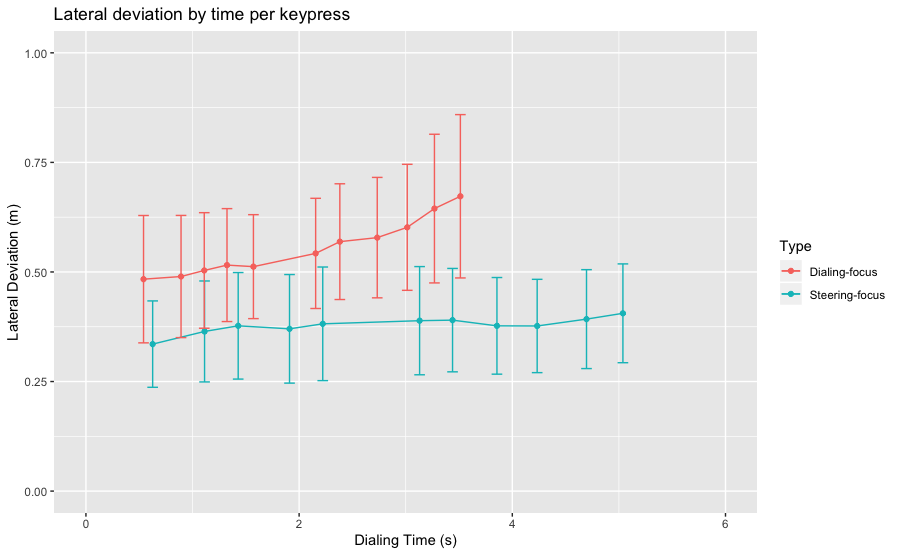

Generate this figure with R:
library(tidyverse)

# A
totalDialingTime <- function() {
  frame <- read.csv('keyPressDataWithLaneDeviation.csv', header = TRUE)
  pp <- length(unique(frame$pp))

  frame <- frame %>% 
    filter(phoneNrLengthAfterKeyPress == 12, 
           typingErrorMadeOnTrial == 0, 
           partOfExperiment == "dualSteerFocus" | partOfExperiment == "dualDialFocus") %>% 
    group_by(partOfExperiment) %>% 
    summarise(mean = round(mean(timeRelativeToTrialStart) / 1000, digits = 1),
              sd = round(sd(timeRelativeToTrialStart) / 1000, digits = 1)) %>% 
    mutate(se = round(sd / sqrt(pp), digits = 1))
  
  View(frame)
}

# B
absoluteLaneDeviationByEachKeypress <- function() {
  frame <- read.csv('keyPressDataWithLaneDeviation.csv', header = TRUE)
  pp <- length(unique(frame$pp))
  
  frame <- frame %>% 
    filter(typingErrorMadeOnTrial == 0, 
           partOfExperiment == "dualSteerFocus" | partOfExperiment == "dualDialFocus") %>% 
    select(partOfExperiment, pp, trial, phoneNrLengthAfterKeyPress, lanePosition) %>% 
    mutate(diff = 0)
    
  matrixFrame <- as.matrix(sapply(frame, as.numeric))
  batch <- nrow(frame) / 13
  for(i in 1:batch) {
    for(j in 1:13) {
      rowNo <- (i-1)*13 + j
      if(j == 1){
        matrixFrame[rowNo, 6] = 0
      } else {
        matrixFrame[rowNo, 6] = abs(matrixFrame[rowNo, 5] - matrixFrame[rowNo-1, 5])
      }
    }
  }
  
  dataFrame <- as_tibble(matrixFrame) %>% 
    mutate(partOfExperiment = ifelse(partOfExperiment == 1, "dualDialFocus", "dualSteerFocus")) %>% 
    filter(phoneNrLengthAfterKeyPress >= 1)
  
  View(dataFrame)
  
  resultFrame <- dataFrame %>% 
    group_by(partOfExperiment) %>% 
    summarise(mean = mean(diff),
              sd = sd(diff)) %>% 
    mutate(se = sd / sqrt(pp))
  
  View(resultFrame)
}

# B
absoluteLaneDeviationByAllKeypresses <- function() {
  frame <- read.csv('keyPressDataWithLaneDeviation.csv', header = TRUE)
  pp <- length(unique(frame$pp))
  
  frame <- frame %>% 
    filter(phoneNrLengthAfterKeyPress == 0 | phoneNrLengthAfterKeyPress == 12,
           typingErrorMadeOnTrial == 0, 
           partOfExperiment == "dualSteerFocus" | partOfExperiment == "dualDialFocus") %>% 
    select(partOfExperiment, pp, trial, phoneNrLengthAfterKeyPress, lanePosition) %>% 
    mutate(diff = 0)
  
  matrixFrame <- as.matrix(sapply(frame, as.numeric))
  batch <- nrow(frame) / 2
  for(i in 1:batch) {
    for(j in 1:2) {
      rowNo <- (i-1)*2 + j
      if(j == 1){
        matrixFrame[rowNo, 6] = 0
      } else {
        matrixFrame[rowNo, 6] = abs(matrixFrame[rowNo, 5] - matrixFrame[rowNo-1, 5])
      }
    }
  }
  
  dataFrame <- as_tibble(matrixFrame) %>% 
    mutate(partOfExperiment = ifelse(partOfExperiment == 1, "dualDialFocus", "dualSteerFocus")) %>% 
    filter(phoneNrLengthAfterKeyPress == 12)
  
  View(dataFrame)
  
  resultFrame <- dataFrame %>% 
    group_by(partOfExperiment) %>% 
    summarise(mean = mean(diff),
              sd = sd(diff)) %>% 
    mutate(se = sd / sqrt(pp))
  
  View(resultFrame)
}

# C
plot <- function() {
  frame <- read.csv('keyPressDataWithLaneDeviation.csv', header = TRUE)

  frame <- frame %>%  filter(phoneNrLengthAfterKeyPress %in% c(1: 11), 
                             typingErrorMadeOnTrial == 0,
                             partOfExperiment == "dualSteerFocus" | partOfExperiment == "dualDialFocus") %>% 
    mutate(lanePosition = abs(lanePosition),
           Type = ifelse(partOfExperiment == "dualSteerFocus", "Steering-focus", "Dialing-focus")) %>% 
    group_by(phoneNrLengthAfterKeyPress, Type) %>% 
    summarise(laneDeviation = mean(lanePosition, na.rm = TRUE),
              dialingTime = mean(timeRelativeToTrialStart, na.rm = TRUE) / 1000,
              se = sd(lanePosition, na.rm = TRUE) / sqrt(11))
  
  ggplot(frame, mapping = aes(x = dialingTime, y = laneDeviation)) +
    geom_point(mapping = aes(color = Type)) +
    geom_line(mapping = aes(color = Type)) + 
    geom_errorbar(mapping = aes(ymin = laneDeviation-se, ymax = laneDeviation+se, color = Type), width = .1) +
    coord_cartesian(ylim = c(0, 1), xlim = c(0,  6)) +
    labs(title = "Lateral deviation by time per keypress", x = "Dialing Time (s)", y = "Lateral Deviation (m)")
}

plot()
